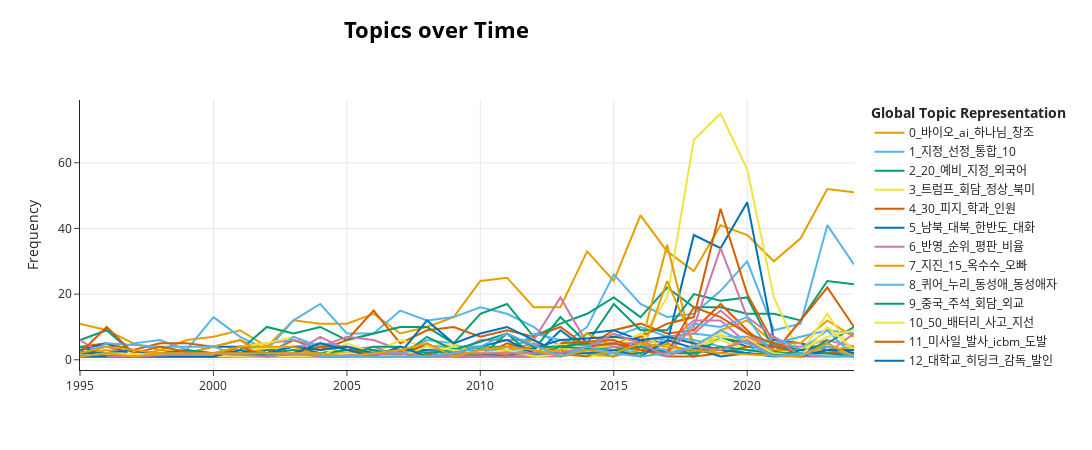

Notebook code cell kept with this figure:
### Code cell
#show line plot of ToT result
topic_model.visualize_topics_over_time(topics_over_time, top_n_topics=30)
